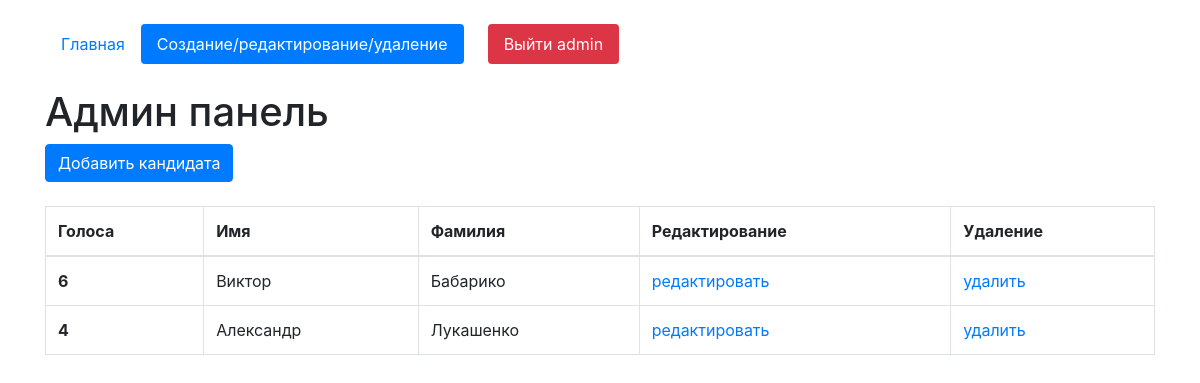
Screenshot of /edit-page (signed in) with the database file from the repository.
### voting/models.py (models this page shows, shortened)
class Candidate(models.Model):
    name = models.CharField(max_length=200, verbose_name='Имя', null=True)
    surname = models.CharField(max_length=200, verbose_name='Фамилия', null=True)
    second_name = models.CharField(max_length=200, verbose_name='Отчество', null=True)
    votes = models.PositiveIntegerField(verbose_name='Количество голосов', null=True, default=0)
    biography = models.TextField(max_length=10000, verbose_name='Биография', null=True)
    election_programme = models.TextField(max_length=10000, verbose_name='Предвыборная программа', null=True)
    image = models.OneToOneField(Image, on_delete=models.CASCADE, null=True, verbose_name='Изображение')
    class Meta:
        verbose_name = 'кандидата'
        verbose_name_plural = 'кандидат'

### voting/views.py (the view)
# urls.py: path('edit-page', views.CandidateCreateView.as_view(), name='edit_page'),
class CandidateCreateView(AdminRequiredMixin, CreateView):
    model = Candidate
    template_name = 'edit_candidates.html'
    form_class = CandidateForm
    success_url = reverse_lazy('edit_page')
    def get_context_data(self, **kwargs):
        kwargs['candidates_list'] = Candidate.objects.all().order_by('-votes')
        return super().get_context_data(**kwargs)

### voting/models.py (called while the page is built)
    def __str__(self):
        return self.url.name

### voting/views.py (called while the page is built)
    def dispatch(self, request, *args, **kwargs):
        if request.user.username != 'admin':
            logger.info("User " + str(request.user.username) + ' is trying to use admin permissions')
            return self.handle_no_permission()
        else:
            logger.info("Admin use special permissions")
        return super().dispatch(request, *args, **kwargs)

### voting/templates/edit_candidates.html (shortened to what this page needs)
{% extends 'index.html' %}
{% block content %}
<h1 class = "mt-4">Админ панель</h1>
    <button type="button" class="btn btn-primary" data-toggle="modal" data-target="#exampleModal">
        Добавить кандидата
    </button>
    {% if update %}
        {% if success_update %}
            <p style="color:black" class="mt-4">Данные успешно обновлены</p>
        {% endif %}
        <p class="mt-4"><a href="{% url 'edit_page' %}">Вернуться назад</a></p>
        <form id="update_form" method="post" >
              {% csrf_token %}
              {{ form }}
          </form>
         <button form = "update_form" type="submit" class="btn btn-primary mt-4">Обновить</button>
    {% else %}
    <table class="table table-bordered mt-4">
  <thead>
    <tr>
      <th scope="col">Голоса</th>
      <th scope="col">Имя</th>
      <th scope="col">Фамилия</th>
      <th scope="col">Редактирование</th>
      <th scope="col">Удаление</th>
    </tr>
  </thead>
  <tbody>
    {% for candidate in candidates_list %}
    <tr>
      <th>{{ candidate.votes }}</th>
      <td>{{ candidate.name}}</td>
      <td>{{ candidate.surname}}</td>
      <td><a href="{% url 'update_page' candidate.id%}">редактировать</a></td>
      <td>
          <a href="javascript:void()" onclick="delete_question()">удалить</a>
      </td>
    </tr>
  {% endfor %}
  </tbody>
</table>
    {% endif %}
{% endblock %}

### voting/templates/index.html (shortened to what this page needs)
<!doctype html>
<html lang="en">
  <head>
    <link rel="stylesheet" href="https://stackpath.bootstrapcdn.com/bootstrap/4.4.1/css/bootstrap.min.css">
  </head>
  <body>
    <div class="container mt-4">
    <ul class="nav nav-pills">
  <li class="nav-item">
      {% url 'home' as url_home %}
    <a class="nav-link {% if url_home == request.path %} active{% endif %}" href="{{ url_home }}">Главная</a>
  </li>
    {% if request.user.username == "admin" %}
  <li class="nav-item">
      {% url 'edit_page' as url_edit %}
    <a class="nav-link {% if url_edit == request.path %} active{% endif %}" href="{{ url_edit }}">Создание/редактирование/удаление</a>
  </li>
    {% endif %}
    {% if request.user.is_authenticated %}
    <li class="nav-item">
        {% url 'logout_page' as url_logout_page %}
        <a class="nav-link btn-danger ml-4" href="{{ url_logout_page }}">Выйти {{ request.user }}</a>
    </li>
    {% endif %}
</ul>
    {% block content %}{% endblock %}
    </div>
  </body>
</html>

### rows the page displays
Candidate: votes "6", name "Виктор", surname "Бабарико"
Candidate: votes "4", name "Александр", surname "Лукашенко"

### other values shown
{{ request.user }} "admin"
